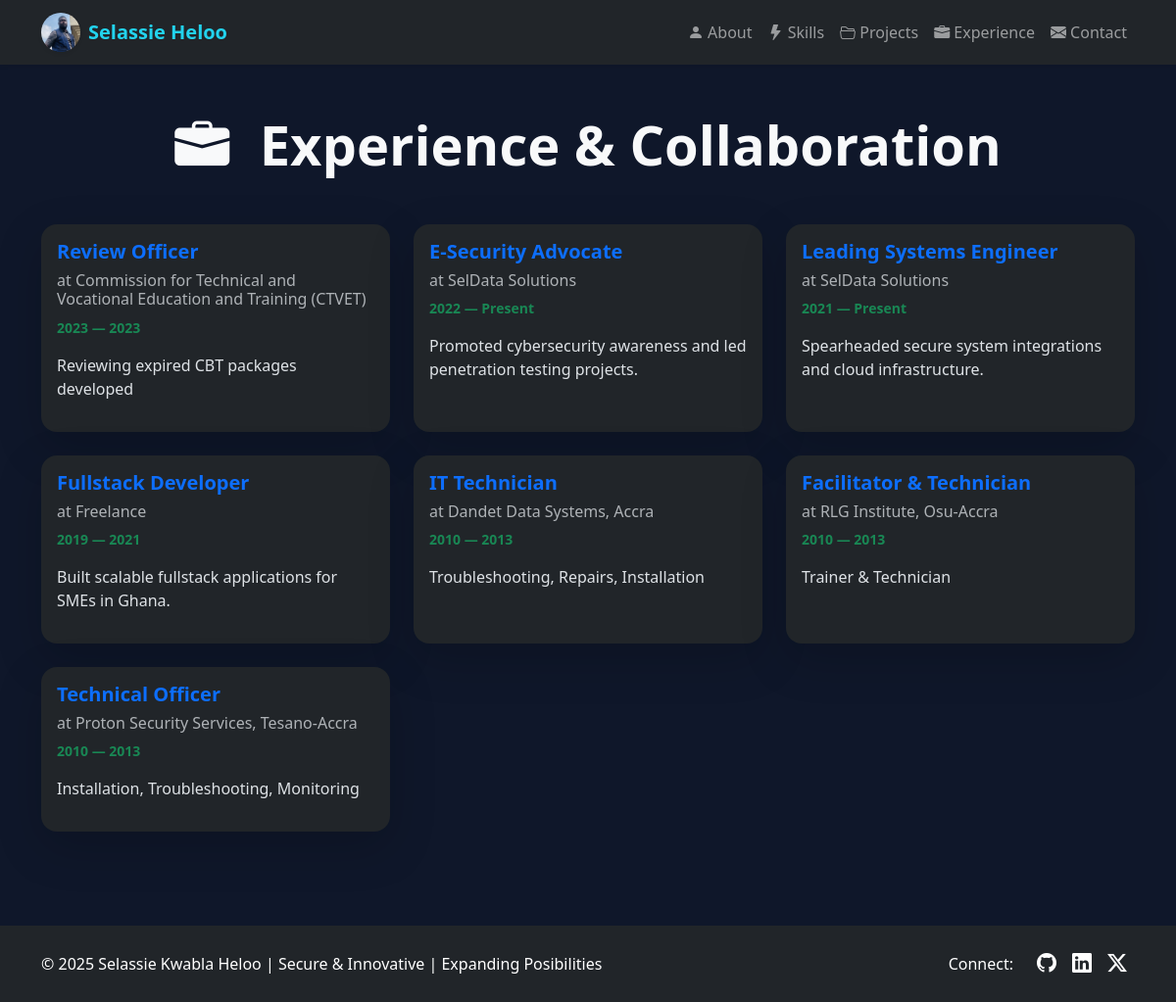
The app's page /experience/ with its own data.
### core/models.py (models this page shows, shortened)
class Experience(models.Model):
    role = models.CharField(max_length=200)
    company = models.CharField(max_length=200, default="SelData Solutions")
    description = models.TextField()
    start_year = models.IntegerField()
    end_year = models.CharField(max_length=20, default="Present")

### core/views.py (the view)
# urls.py: path('experience/', views.experience, name='experience'),
def experience(request):
    exp_list = Experience.objects.all().order_by("-start_year")
    return render(request, "core/experience.html", {"exp_list": exp_list})

### core/templates/core/experience.html (shortened to what this page needs)
{% extends "core/base.html" %}
{% block content %}
<section class="py-5">
  <div class="container text-light">
    <h1 class="display-4 fw-bold text-center mb-5">
      <i class="bi bi-briefcase-fill me-3"></i> Experience & Collaboration
    </h1>
    <div class="row g-4">
      {% for e in exp_list %}
        <div class="col-12 col-md-6 col-lg-4">
          <div class="card bg-dark border-0 shadow-lg rounded-4 h-100 hover-glow">
            <div class="card-body d-flex flex-column">
              <h5 class="fw-bold text-primary">{{ e.role }}</h5>
              <h6 class="text-muted">at {{ e.company }}</h6>
              <span class="text-success small fw-bold mb-3">
                {{ e.start_year }} — {{ e.end_year }}
              </span>
              <p class="flex-grow-1">{{ e.description }}</p>
            </div>
          </div>
        </div>
      {% empty %}
        <p class="text-muted text-center lead">No experiences added yet.</p>
      {% endfor %}
    </div>
  </div>
</section>
{% endblock %}

### core/templates/core/base.html (style rules this page uses)
body { background-color: #0f172a; color: #e2e8f0; }

### records on screen
Experience: role "Review Officer", company "Commission for Technical and Vocational Education and Training (CTVET)", start_year "2023", end_year "2023", description "Reviewing expired CBT packages developed"
Experience: role "E-Security Advocate", company "SelData Solutions", start_year "2022", end_year "Present", description "Promoted cybersecurity awareness and led penetration testing projects."
Experience: role "Leading Systems Engineer", company "SelData Solutions", start_year "2021", end_year "Present", description "Spearheaded secure system integrations and cloud infrastructure."
Experience: role "Fullstack Developer", company "Freelance", start_year "2019", end_year "2021", description "Built scalable fullstack applications for SMEs in Ghana."
Experience: role "IT Technician", company "Dandet Data Systems, Accra", start_year "2010", end_year "2013", description "Troubleshooting, Repairs, Installation"
Experience: role "Facilitator & Technician", company "RLG Institute, Osu-Accra", start_year "2010", end_year "2013", description "Trainer & Technician"
Experience: role "Technical Officer", company "Proton Security Services, Tesano-Accra", start_year "2010", end_year "2013", description "Installation, Troubleshooting, Monitoring"
